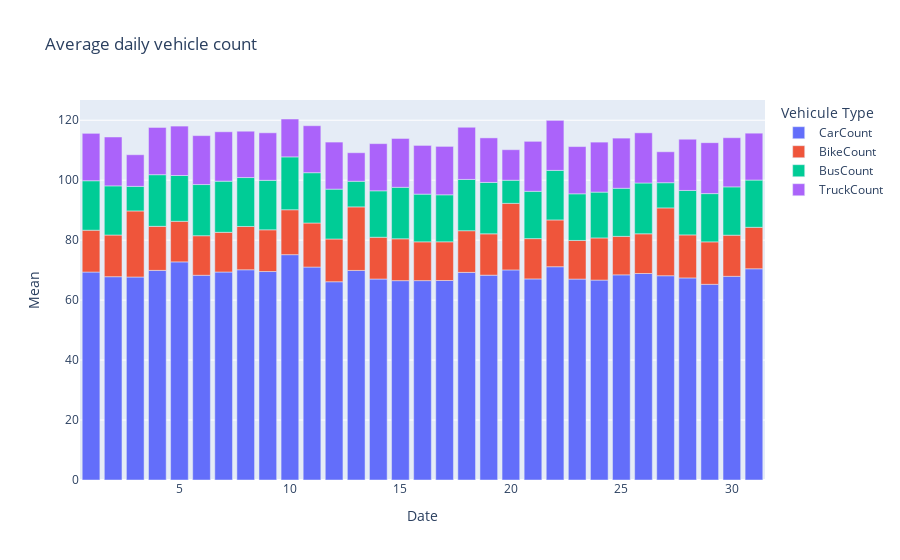
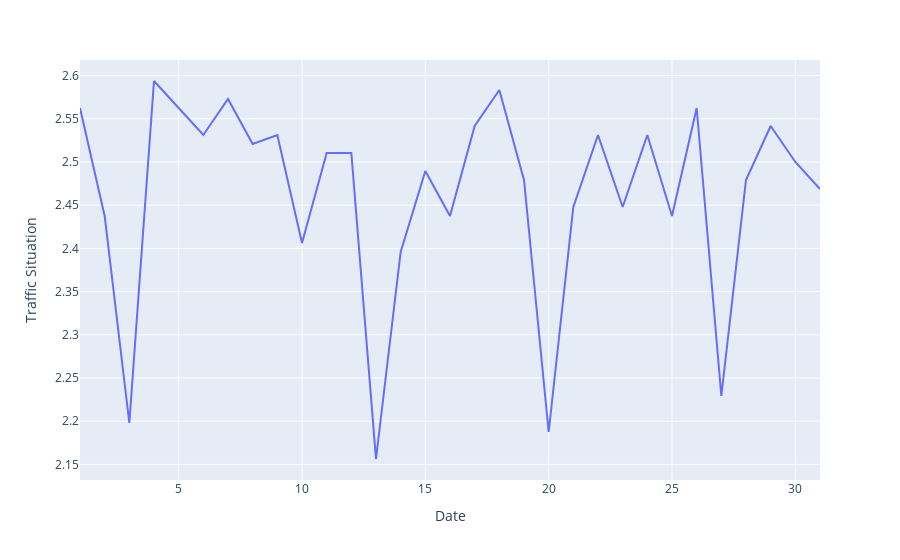

Notebook code cell kept with these figures, in order:
### Markdown cell above
### Vehicles impacts

### Code cell
vehicle_df = df.copy()


daily_average = vehicle_df.groupby('Date').mean().reset_index()
vehicle_df["Traffic Situation"] = vehicle_df['Traffic Situation'].map(traffic_conversion_v2)
columns_to_average = ['CarCount', 'BikeCount', 'BusCount', 'TruckCount', 'Total','Traffic Situation']
daily_average_values = vehicle_df.groupby('Date')[columns_to_average].mean().reset_index()

fig = px.bar(daily_average_values, x='Date', y=['CarCount', 'BikeCount', 'BusCount', 'TruckCount'],
              title='Average daily vehicle count',
              labels={'value': 'Mean', 'Date': 'Date', 'variable': 'Vehicule Type'},
              )


fig.show()

fig2 = px.line(daily_average_values, x='Date', y="Traffic Situation")
fig2.show()

### Figure 1 — Plotly figure (JSON) as saved in the notebook; plotly's stock layout.template omitted (floating-point values rounded to 4 significant figures)
{"data": [{"alignmentgroup": "True", "hovertemplate": "Vehicule Type=CarCount<br>Date=%{x}<br>Mean=%{y}<extra></extra>", "legendgroup": "CarCount", "marker": {"color": "#636efa", "pattern": {"shape": ""}}, "name": "CarCount", "offsetgroup": "CarCount", "orientation": "v", "showlegend": true, "textposition": "auto", "type": "bar", "x": [1, 2, 3, 4, 5, 6, 7, 8, 9, 10, 11, 12, 13, 14, 15, 16, 17, 18, 19, 20, 21, 22, 23, 24, 25, 26, 27, 28, 29, 30, 31], "xaxis": "x", "y": [69.35, 67.81, 67.71, 69.92, 72.75, 68.28, 69.38, 70.11, 69.53, 75.16, 71.02, 66.12, 69.9, 67.03, 66.49, 66.5, 66.54, 69.25, 68.32, 70.07, 67.06, 71.14, 67.01, 66.67, 68.43, 68.88, 68.14, 67.4, 65.26, 67.93, 70.45], "yaxis": "y"}, {"alignmentgroup": "True", "hovertemplate": "Vehicule Type=BikeCount<br>Date=%{x}<br>Mean=%{y}<extra></extra>", "legendgroup": "BikeCount", "marker": {"color": "#EF553B", "pattern": {"shape": ""}}, "name": "BikeCount", "offsetgroup": "BikeCount", "orientation": "v", "showlegend": true, "textposition": "auto", "type": "bar", "x": [1, 2, 3, 4, 5, 6, 7, 8, 9, 10, 11, 12, 13, 14, 15, 16, 17, 18, 19, 20, 21, 22, 23, 24, 25, 26, 27, 28, 29, 30, 31], "xaxis": "x", "y": [13.96, 13.9, 22.03, 14.69, 13.53, 13.2, 13.24, 14.45, 13.92, 14.98, 14.7, 14.26, 21.2, 13.94, 13.96, 12.94, 12.91, 13.9, 13.78, 22.2, 13.45, 15.6, 12.89, 14.07, 12.83, 13.24, 22.61, 14.35, 14.17, 13.73, 13.83], "yaxis": "y"}, {"alignmentgroup": "True", "hovertemplate": "Vehicule Type=BusCount<br>Date=%{x}<br>Mean=%{y}<extra></extra>", "legendgroup": "BusCount", "marker": {"color": "#00cc96", "pattern": {"shape": ""}}, "name": "BusCount", "offsetgroup": "BusCount", "orientation": "v", "showlegend": true, "textposition": "auto", "type": "bar", "x": [1, 2, 3, 4, 5, 6, 7, 8, 9, 10, 11, 12, 13, 14, 15, 16, 17, 18, 19, 20, 21, 22, 23, 24, 25, 26, 27, 28, 29, 30, 31], "xaxis": "x", "y": [16.5, 16.4, 8.198, 17.23, 15.28, 17.06, 17.06, 16.31, 16.5, 17.64, 16.78, 16.62, 8.542, 15.49, 17.17, 15.91, 15.68, 17.1, 17.15, 7.708, 15.78, 16.53, 15.56, 15.28, 16.04, 16.95, 8.406, 14.82, 16.09, 16.11, 15.76], "yaxis": "y"}, {"alignmentgroup": "True", "hovertemplate": "Vehicule Type=TruckCount<br>Date=%{x}<br>Mean=%{y}<extra></extra>", "legendgroup": "TruckCount", "marker": {"color": "#ab63fa", "pattern": {"shape": ""}}, "name": "TruckCount", "offsetgroup": "TruckCount", "orientation": "v", "showlegend": true, "textposition": "auto", "type": "bar", "x": [1, 2, 3, 4, 5, 6, 7, 8, 9, 10, 11, 12, 13, 14, 15, 16, 17, 18, 19, 20, 21, 22, 23, 24, 25, 26, 27, 28, 29, 30, 31], "xaxis": "x", "y": [15.81, 16.3, 10.55, 15.75, 16.48, 16.32, 16.47, 15.46, 15.85, 12.64, 15.67, 15.7, 9.521, 15.73, 16.3, 16.25, 16.15, 17.41, 14.85, 10.19, 16.67, 16.68, 15.75, 16.68, 16.73, 16.73, 10.32, 17.1, 16.99, 16.4, 15.64], "yaxis": "y"}], "layout": {"barmode": "relative", "legend": {"title": {"text": "Vehicule Type"}, "tracegroupgap": 0}, "title": {"text": "Average daily vehicle count"}, "xaxis": {"anchor": "y", "domain": [0, 1], "title": {"text": "Date"}}, "yaxis": {"anchor": "x", "domain": [0, 1], "title": {"text": "Mean"}}}}

### Figure 2 — Plotly figure (JSON) as saved in the notebook; plotly's stock layout.template omitted (floating-point values rounded to 4 significant figures)
{"data": [{"hovertemplate": "Date=%{x}<br>Traffic Situation=%{y}<extra></extra>", "legendgroup": "", "line": {"color": "#636efa", "dash": "solid"}, "marker": {"symbol": "circle"}, "mode": "lines", "name": "", "orientation": "v", "showlegend": false, "type": "scatter", "x": [1, 2, 3, 4, 5, 6, 7, 8, 9, 10, 11, 12, 13, 14, 15, 16, 17, 18, 19, 20, 21, 22, 23, 24, 25, 26, 27, 28, 29, 30, 31], "xaxis": "x", "y": [2.562, 2.438, 2.198, 2.594, 2.562, 2.531, 2.573, 2.521, 2.531, 2.406, 2.51, 2.51, 2.156, 2.396, 2.49, 2.438, 2.542, 2.583, 2.479, 2.188, 2.448, 2.531, 2.448, 2.531, 2.438, 2.562, 2.229, 2.479, 2.542, 2.5, 2.469], "yaxis": "y"}], "layout": {"legend": {"tracegroupgap": 0}, "margin": {"t": 60}, "xaxis": {"anchor": "y", "domain": [0, 1], "title": {"text": "Date"}}, "yaxis": {"anchor": "x", "domain": [0, 1], "title": {"text": "Traffic Situation"}}}}
